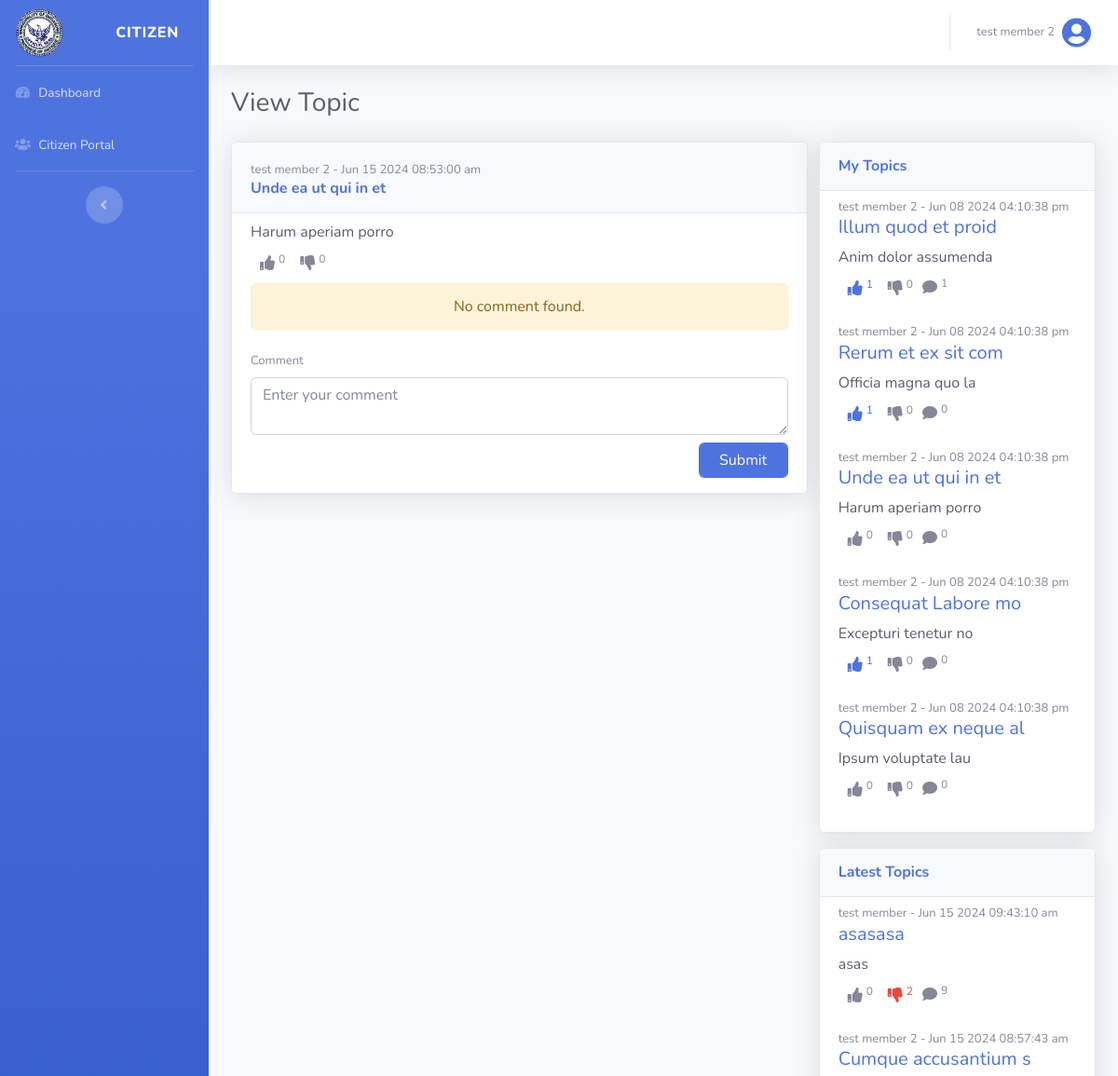
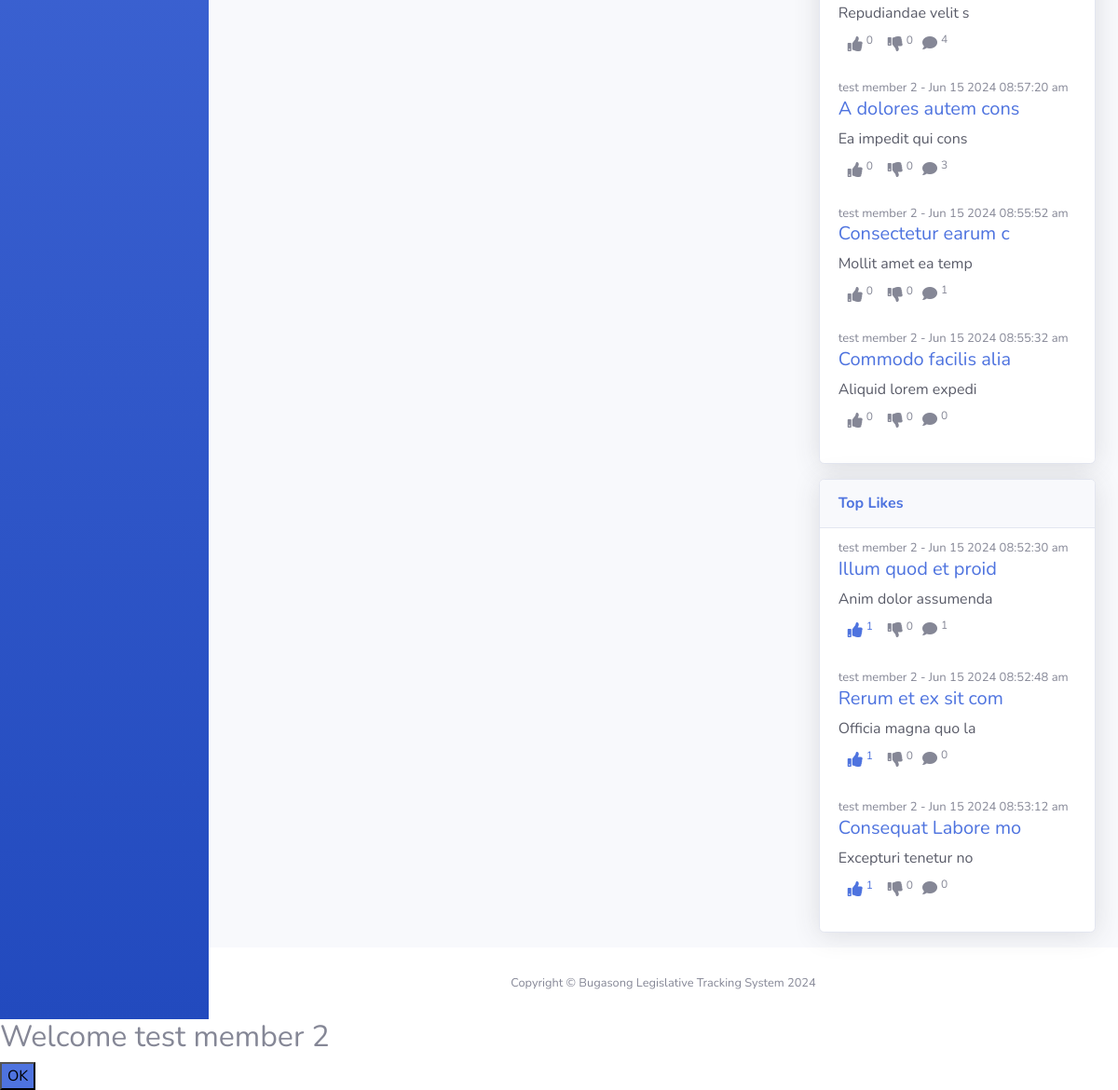
The page /views/view_post.php?post_id=22 (signed in) on the database its author committed (2 pictures, top to bottom).
### tables this page shows
CREATE TABLE `users` (
  `user_id` int(255) NOT NULL,
  `name` varchar(255) NOT NULL,
  `email` varchar(255) NOT NULL,
  `username` varchar(255) NOT NULL,
  `password` varchar(255) NOT NULL,
  `status` int(255) NOT NULL DEFAULT 0,
  `user_type` varchar(255) NOT NULL DEFAULT 'citizen',
  `date_added` datetime NOT NULL DEFAULT current_timestamp()
);

CREATE TABLE `posts` (
  `post_id` int(255) NOT NULL,
  `user_id` int(255) NOT NULL,
  `topic` longtext NOT NULL,
  `message` longtext NOT NULL,
  `date_added` datetime(6) NOT NULL DEFAULT current_timestamp(6) ON UPDATE current_timestamp(6)
);

### views/view_post.php (the view, shortened to what the rows shown need)
<?php
@include('header.php');
?>
<div id="content-wrapper" class="d-flex flex-column">
    <div id="content">
        <?php @include('top_navbar.php'); ?>
        <div class="container-fluid">
            <div class="d-sm-flex align-items-center justify-content-between mb-4">
                <h1 class="h3 mb-0 text-gray-800">View Topic</h1>
            </div>
            <div class="container-fluid p-0 d-flex flex-row">
                <div class="col-12 col-sm-8 p-0">
                    <?php $post = viewTopic($_GET['post_id']); ?>
                    <div class="card shadow mb-3">
                        <div class="card-header py-3">
                            <span class="user" style="font-size: 13px;">
                                <?php foreach (getPostUser($post['post_id']) as $user) : echo $user['name'];
                                endforeach; ?> - <?php echo date('M d Y h:i:s a', strtotime($post['date_added'])); ?>
                            </span>
                            <h6 class="m-0 font-weight-bold text-primary"><?php echo $post['topic']; ?></h6>
                        </div>
                        <div class="card-body py-2 forum-message">
                            <div class="message mb-2 text-gray-800"><?php echo $post['message']; ?></div>
                            <div class="feedback mb-2">
                                <div class="d-flex">
                                </div>
                            </div>
                            <div class="comment-section">
                                <?php if (empty(viewPostComments($post['post_id']))) : ?>
                                    <div class="alert alert-warning m-0 text-center" role="alert">
                                    </div>
                                <?php endif; ?>
                            </div>
                        </div>
                    </div>
                </div>
                <div class="sidebar-container column col-12 col-sm-4 p-0 d-none d-sm-block">
                    <div class="col-12 p-0">
                        <div class="sidebar-forum col-12 pr-0">
                            <div class="card shadow mb-3">
                                <div class="card-body py-2 forum-message">
                                    <?php if (empty(getMyPosts(user_id(), 5))) : ?>
                                        <div class="alert alert-warning m-0 text-center" role="alert">
                                            No post found.
                                        </div>
                                    <?php endif; ?>
                                    <?php foreach (getMyPosts(user_id(), 5) as $post) : ?>
                                        <div class="d-flex flex-column">
                                            <span class="user" style="font-size: 13px;">
                                                <?php foreach (getPostUser($post['post_id']) as $user) : echo $user['name'];
                                                endforeach; ?>
                                                - <?php echo date('M d Y h:i:s a', strtotime($post['date_added'])); ?>
                                            </span>
                                            <a href="view_post.php?post_id=<?php echo $post['post_id']; ?>" class="citizen-view-post">
                                                <h5 class="topic text-primary"><?php echo $post['topic']; ?></h5>
                                            </a>
                                        </div>
                                        <div class="message mb-2 text-gray-800"><?php echo $post['message']; ?></div>
                                        <div class="feedback mb-4">
                                            <div class="d-flex">
                                                <?php
                                                $likeClass = userLikedPost($post['post_id'], user_id()) ? 'text-primary' : 'text-secondary';
                                                $dislikeClass = userDislikedPost($post['post_id'], user_id()) ? 'text-danger' : 'text-secondary';
                                                ?>
                                                <button class="react-button <?php echo $likeClass; ?>" type="button" onclick="submitReaction(<?php echo $post['post_id']; ?>, <?php echo user_id(); ?>, 'liked')">
                                                    <span><i class="fas fa-thumbs-up m-1"></i><sup class="like-count-<?php echo $post['post_id']; ?>"><?php echo countReaction($post['post_id'], 'liked') ?></sup></span>
                                                </button>
                                                <button class="react-button <?php echo $dislikeClass; ?>" type="button" onclick="submitReaction(<?php echo $post['post_id']; ?>, <?php echo user_id(); ?>, 'disliked')">
                                                    <span><i class="fas fa-thumbs-down m-1"></i><sup class="dislike-count-<?php echo $post['post_id']; ?>"><?php echo countReaction($post['post_id'], 'disliked') ?></sup></span>
                                                </button>
                                                <a href="view_post.php?post_id=<?php echo $post['post_id']; ?>" class="citizen-view-post">
                                                    <span><i class="fas fa-comment m-1"></i><sup class="count-comment"><?php echo countPostComments($post['post_id']); ?></sup></span>
                                                </a>
                                            </div>
                                        </div>
                                    <?php endforeach; ?>
                                </div>
                            </div>
                        </div>
                    </div>
                    <div class="col-12 p-0">
                        <div class="sidebar-forum col-12 pr-0">
                            <div class="card shadow mb-3">
                                <div class="card-body py-2 forum-message">
                                    <?php if (empty(getAllPostDesc(5))) : ?>
                                        <div class="alert alert-warning m-0 text-center" role="alert">
                                            No post found.
                                        </div>
                                    <?php endif; ?>
                                    <?php foreach (getAllPostDesc(5) as $post) : ?>
                                        <div class="d-flex flex-column">
                                            <span class="user" style="font-size: 13px;">
                                                <?php foreach (getPostUser($post['post_id']) as $user) : echo $user['name'];
                                                endforeach; ?>
                                                - <?php echo date('M d Y h:i:s a', strtotime($post['date_added'])); ?>
                                            </span>
                                            <a href="view_post.php?post_id=<?php echo $post['post_id']; ?>" class="citizen-view-post">
                                                <h5 class="topic text-primary"><?php echo $post['topic']; ?></h5>
                                            </a>
                                        </div>
                                        <div class="message mb-2 text-gray-800"><?php echo $post['message']; ?></div>
                                        <div class="feedback mb-4">
                                            <div class="d-flex">
                                                <?php
                                                $likeClass = userLikedPost($post['post_id'], user_id()) ? 'text-primary' : 'text-secondary';
                                                $dislikeClass = userDislikedPost($post['post_id'], user_id()) ? 'text-danger' : 'text-secondary';
                                                ?>
                                                <button class="react-button <?php echo $likeClass; ?>" type="button" onclick="submitReaction(<?php echo $post['post_id']; ?>, <?php echo user_id(); ?>, 'liked')">
                                                    <span><i class="fas fa-thumbs-up m-1"></i><sup class="like-count-<?php echo $post['post_id']; ?>"><?php echo countReaction($post['post_id'], 'liked') ?></sup></span>
                                                </button>
                                                <button class="react-button <?php echo $dislikeClass; ?>" type="button" onclick="submitReaction(<?php echo $post['post_id']; ?>, <?php echo user_id(); ?>, 'disliked')">
                                                    <span><i class="fas fa-thumbs-down m-1"></i><sup class="dislike-count-<?php echo $post['post_id']; ?>"><?php echo countReaction($post['post_id'], 'disliked') ?></sup></span>
                                                </button>
                                                <a href="view_post.php?post_id=<?php echo $post['post_id']; ?>" class="citizen-view-post">
                                                    <span><i class="fas fa-comment m-1"></i><sup class="count-comment"><?php echo countPostComments($post['post_id']); ?></sup></span>
                                                </a>
                                            </div>
                                        </div>
                                    <?php endforeach; ?>
                                </div>
                            </div>
                        </div>
                    </div>
                    <div class="col-12 p-0">
                        <div class="sidebar-forum col-12 pr-0">
                            <div class="card shadow mb-3">
                                <div class="card-body py-2 forum-message">
                                    <?php if (empty(getTopLikes(5))) : ?>
                                        <div class="alert alert-warning m-0 text-center" role="alert">
                                            No post found.
                                        </div>
                                    <?php endif; ?>
                                    <?php foreach (getTopLikes(5) as $post) : ?>
                                        <a href="view_post.php?post_id=<?php echo $post['post_id']; ?>" class="citizen-view-post">
                                            <div class="d-flex flex-column">
                                                <span class="user" style="font-size: 13px;">
                                                    <?php foreach (getPostUser($post['post_id']) as $user) : echo $user['name'];
                                                    endforeach; ?>
                                                    - <?php echo date('M d Y h:i:s a', strtotime($post['date_added'])); ?>
                                                </span>
                                                <a href="view_post.php?post_id=<?php echo $post['post_id']; ?>" class="citizen-view-post">
                                                    <h5 class="topic text-primary"><?php echo $post['topic']; ?></h5>
                                                </a>
                                            </div>
                                            <div class="message mb-2 text-gray-800"><?php echo $post['message']; ?></div>
                                            <div class="feedback mb-4">
                                                <div class="d-flex">
                                                    <?php
                                                    $likeClass = userLikedPost($post['post_id'], user_id()) ? 'text-primary' : 'text-secondary';
                                                    $dislikeClass = userDislikedPost($post['post_id'], user_id()) ? 'text-danger' : 'text-secondary';
                                                    ?>
                                                    <button class="react-button <?php echo $likeClass; ?>" type="button" onclick="submitReaction(<?php echo $post['post_id']; ?>, <?php echo user_id(); ?>, 'liked')">
                                                        <span><i class="fas fa-thumbs-up m-1"></i><sup class="like-count-<?php echo $post['post_id']; ?>"><?php echo countReaction($post['post_id'], 'liked') ?></sup></span>
                                                    </button>
                                                    <button class="react-button <?php echo $dislikeClass; ?>" type="button" onclick="submitReaction(<?php echo $post['post_id']; ?>, <?php echo user_id(); ?>, 'disliked')">
                                                        <span><i class="fas fa-thumbs-down m-1"></i><sup class="dislike-count-<?php echo $post['post_id']; ?>"><?php echo countReaction($post['post_id'], 'disliked') ?></sup></span>
                                                    </button>
                                                    <a href="view_post.php?post_id=<?php echo $post['post_id']; ?>" class="citizen-view-post">
                                                        <span><i class="fas fa-comment m-1"></i><sup class="count-comment"><?php echo countPostComments($post['post_id']); ?></sup></span>
                                                    </a>
                                                </div>
                                            </div>
                                        </a>
                                    <?php endforeach; ?>
                                </div>
                            </div>
                        </div>
                    </div>
                </div>
            </div>
        </div>
    </div>
</div>
<?php
@include('footer.php');
?>

### views/top_navbar.php (shortened to what the rows shown need)
<nav class="navbar navbar-expand navbar-light bg-white topbar mb-4 shadow">
    <ul class="navbar-nav ml-auto">
        <li class="nav-item dropdown no-arrow">
            <a class="nav-link dropdown-toggle" href="#" id="userDropdown" role="button" data-toggle="dropdown" aria-haspopup="true" aria-expanded="false">
                <span class="mr-2 d-none d-lg-inline text-gray-600 small"><?php echo logName(); ?></span>
                <i class="img-profile rounded-circle fas fa-user-circle fa-2x text-primary"></i>
            </a>
        </li>
    </ul>
</nav>

### rows shown on the page
users: name "test member 2"
posts: user.name "test member 2", date_added "Jun 15 2024 08:53:00 am", topic "Unde ea ut qui in et", message "Harum aperiam porro", user.date_added "Jun 08 2024 04:10:38 pm", post_id "0"
posts: user.name "test member 2", user.date_added "Jun 08 2024 04:10:38 pm", topic "Illum quod et proid", message "Anim dolor assumenda", post_id "1", post_id "0", date_added "Jun 15 2024 08:52:30 am"
posts: user.name "test member 2", user.date_added "Jun 08 2024 04:10:38 pm", topic "Rerum et ex sit com", message "Officia magna quo la", post_id "1", post_id "0", date_added "Jun 15 2024 08:52:48 am"
posts: user.name "test member 2", user.date_added "Jun 08 2024 04:10:38 pm", topic "Consequat Labore mo", message "Excepturi tenetur no", post_id "1", post_id "0", date_added "Jun 15 2024 08:53:12 am"
posts: user.name "test member 2", user.date_added "Jun 08 2024 04:10:38 pm", topic "Quisquam ex neque al", message "Ipsum voluptate lau", post_id "0"
posts: user.name "test member", date_added "Jun 15 2024 09:43:10 am", topic "asasasa", message "asas", post_id "0", post_id "2", post_id "9"
posts: user.name "test member 2", date_added "Jun 15 2024 08:57:43 am", topic "Cumque accusantium s", message "Repudiandae velit s", post_id "0", post_id "4"
posts: user.name "test member 2", date_added "Jun 15 2024 08:57:20 am", topic "A dolores autem cons", message "Ea impedit qui cons", post_id "0", post_id "3"
posts: user.name "test member 2", date_added "Jun 15 2024 08:55:52 am", topic "Consectetur earum c", message "Mollit amet ea temp", post_id "0", post_id "1"
posts: user.name "test member 2", date_added "Jun 15 2024 08:55:32 am", topic "Commodo facilis alia", message "Aliquid lorem expedi", post_id "0"

### other values the page prints
logUsertype() "CITIZEN"
countReaction($post['post_id'], 'liked') "0"
countReaction($post['post_id'], 'disliked') "0"
